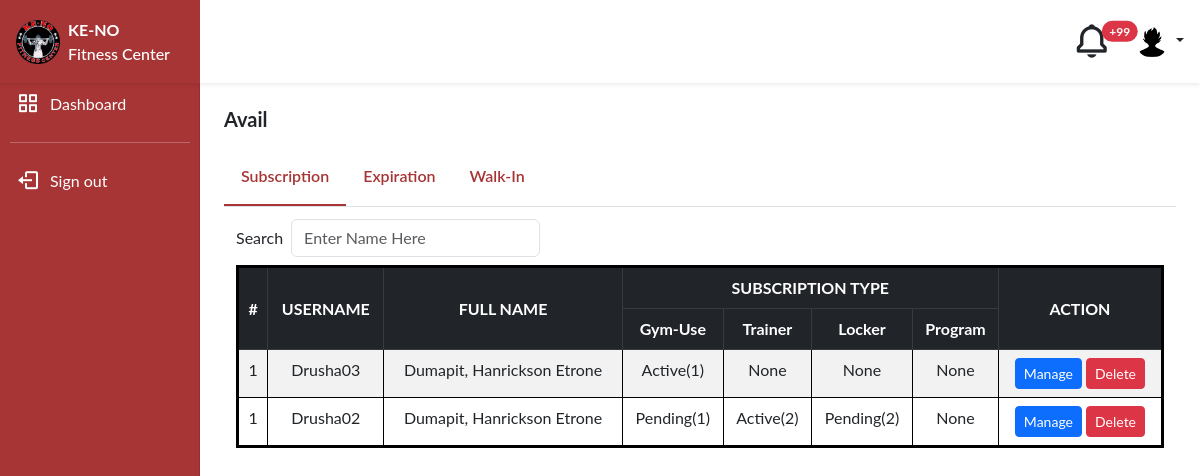
Screenshot of /admin/avail/avail.php (signed in) with the database file from the repository.
### tables this page shows
CREATE TABLE subscriptions(
	subscription_id int primary key auto_increment ,
    subscription_quantity int not null,
    subscription_subscriber_user_id int not null,
    subscription_offer_name VARCHAR(255) not null,	 
    subscription_type_of_subscription_id  int not null ,	
    subscription_duration int not null ,  
    subscription_price float not null,	 
    subscription_total_duration int not null ,  
    subscription_status_id  int not null, 
    subscription_start_date datetime not null,
    subscription_date_created datetime default NOW(),
    subscription_date_updated datetime DEFAULT CURRENT_TIMESTAMP ON UPDATE CURRENT_TIMESTAMP,
    FOREIGN KEY (subscription_subscriber_user_id) REFERENCES users(user_id),
    FOREIGN KEY (subscription_status_id) REFERENCES subscription_status(subscription_status_id),
    FOREIGN KEY (subscription_type_of_subscription_id) REFERENCES type_of_subscriptions(type_of_subscription_id)
    
     
);

CREATE TABLE subscription_status(
	subscription_status_id int primary key auto_increment,
    subscription_status_details varchar(50) unique
);

### classes/subscriptions.class.php (called while the page is built, shortened)
<?php
require_once 'database.php';
class subscriptions
{
    private $db;
    function __construct()
    {
        $this->db = new Database();
    }
    function fetchAllActiveOrPendingSubscriptions($active, $pending, $completed, $deleted, $terminated){
        try{
            $sql = 'SELECT distinct subscription_subscriber_user_id, CONCAT(user_lastname,", ",user_firstname," ",user_middlename) AS user_fullname,user_name, subscription_subscriber_user_id FROM subscriptions
            LEFT OUTER JOIN subscription_status ON subscription_status.subscription_status_id=subscriptions.subscription_status_id
            LEFT OUTER JOIN users ON subscriptions.subscription_subscriber_user_id=users.user_id
            WHERE subscription_status_details = :active OR  subscription_status_details = :pending OR  subscription_status_details = :completed OR  subscription_status_details = :deleted OR  subscription_status_details = :terminated
            ORDER BY user_fullname
            ; ';
            $query=$this->db->connect()->prepare($sql);
            $query->bindParam(':active', $active);
            $query->bindParam(':pending', $pending);
            $query->bindParam(':completed', $completed);
            $query->bindParam(':deleted', $deleted);
            $query->bindParam(':terminated', $terminated);
             if($query->execute()){
                $data =  $query->fetchAll();
                return $data;
             }else{
                return false;
             }
        }catch (PDOException $e){
            return false;
        }
    }
    function fetchAllSubscriptionPerUser_id($active, $pending, $completed, $deleted, $terminated,$user_id){
        try{
            $sql = 'SELECT * FROM subscriptions
            LEFT OUTER JOIN subscription_status ON subscription_status.subscription_status_id=subscriptions.subscription_status_id
            LEFT OUTER JOIN type_of_subscriptions ON type_of_subscriptions.type_of_subscription_id=subscriptions.subscription_type_of_subscription_id
            WHERE subscription_subscriber_user_id = :user_id AND ( subscription_status_details = :active OR  subscription_status_details = :pending OR  subscription_status_details = :completed OR  subscription_status_details = :deleted OR  subscription_status_details = :terminated);
            ; ';
            $query=$this->db->connect()->prepare($sql);
            $query->bindParam(':active', $active);
            $query->bindParam(':pending', $pending);
            $query->bindParam(':completed', $completed);
            $query->bindParam(':deleted', $deleted);
            $query->bindParam(':terminated', $terminated);
            $query->bindParam(':user_id', $user_id);
             if($query->execute()){
                $data =  $query->fetchAll();
                return $data;
             }else{
                return false;
             }
        }catch (PDOException $e){
            return false;
        }
    }
}
?>

### classes/database.php (called while the page is built)
<?php
class Database{
    private $host = 'localhost';
    private $username = 'root';
    private $password = 'Uwat09hanz';
    private $database = 'gms';
    protected $connection;
    function connect(){
        try
			{
				$this->connection = new PDO("mysql:host=$this->host;dbname=$this->database",
											$this->username, $this->password);
			}
			catch (PDOException $e)
			{
				echo "Connection error " . $e->getMessage();
			}
        return $this->connection;
    }
}
?>

### admin/avail/subscription.php (the view, shortened to what this page needs)
<div class="container">
    <div class="row g-2 mb-2 mt-1">
        <div class="form-group col-12 col-lg-4 table-filter-option">
            <label for="keyword">Search</label>
            <input type="text" name="keyword" id="keyword" placeholder="Enter Name Here" class="form-control ms-md-2">
        </div>
        <div class="table-responsive table-1">
            <table id="table-1" class="table table-bordered table-striped " style="width:100%;border: 3px solid black;">
                <thead class="table-dark ">
                    <tr>
                    <th class="text-center align-middle d-none d-sm-table-cell" rowspan="2">#</th>
                    <th class="text-center align-middle" rowspan="2" >USERNAME</th>
                    <th class="text-center align-middle" rowspan="2" >FULL NAME</th>
                    <th class="text-center" colspan="4">SUBSCRIPTION TYPE</th>
                    <th class="text-center align-middle" rowspan="2">ACTION</th>
                    </tr>
                    <tr>
                    <th class="text-center">Gym-Use</th>
                    <th class="text-center">Trainer</th>
                    <th class="text-center">Locker</th>
                    <th class="text-center">Program</th>
                    </tr>
                </thead>
                <tbody>
                    <?php
                        require_once '../../classes/subscriptions.class.php';
                        $subscriptionsObj = new subscriptions();
                        $counter =1;
                        if($list_of_ActiveOrPeding_users = $subscriptionsObj->fetchAllActiveOrPendingSubscriptions('Active','Pending','Completed','','')){
                            foreach ($list_of_ActiveOrPeding_users as $key => $value) {
                                echo '<tr>';
                                echo '<td class="text-center d-none d-sm-table-cell">'.$counter.'</td>';
                                echo '<td class="text-center">'.htmlentities($value['user_name']).'</td>';
                                echo '<td class="text-center">'.htmlentities($value['user_fullname']).'</td>';
                                $gym_sub = false;
                                $locker_sub =false;
                                $trainer_sub = false;
                                $program_sub = false;
                                if($user_subscription_data = $subscriptionsObj->fetchAllSubscriptionPerUser_id('Active','Pending','Completed','','',$value['subscription_subscriber_user_id'])){
                                    foreach ($user_subscription_data as $key => $user_subscription_data_value) {
                                        if($user_subscription_data_value['type_of_subscription_details'] =='Gym Subscription'){
                                            $gym_sub = $user_subscription_data_value['subscription_status_details'].'('.$user_subscription_data_value['subscription_quantity'].')';
                                        }elseif($user_subscription_data_value['type_of_subscription_details'] =='Locker Subscription'){
                                            $locker_sub = $user_subscription_data_value['subscription_status_details'].'('.$user_subscription_data_value['subscription_quantity'].')';
                                        }elseif($user_subscription_data_value['type_of_subscription_details'] =='Trainer Subscription'){
                                            $trainer_sub = $user_subscription_data_value['subscription_status_details'].'('.$user_subscription_data_value['subscription_quantity'].')';
                                        }elseif($user_subscription_data_value['type_of_subscription_details'] =='Program Subscription'){
                                            $program_sub = $user_subscription_data_value['subscription_status_details'].'('.$user_subscription_data_value['subscription_quantity'].')';
                                        }
                                    }
                                }
                                if(($gym_sub)){
                                    echo '<td class="text-center">'.htmlentities($gym_sub).'</td>';
                                }else{
                                    echo '<td class="text-center">None</td>';
                                }
                                if(($trainer_sub)){
                                    echo '<td class="text-center">'.htmlentities($trainer_sub).'</td>';
                                }else{
                                    echo '<td class="text-center">None</td>';
                                }
                                if(($locker_sub)){
                                    echo '<td class="text-center">'.htmlentities($locker_sub).'</td>';
                                }else{
                                    echo '<td class="text-center">None</td>';
                                }
                                if(($program_sub)){
                                    echo '<td class="text-center">'.htmlentities($program_sub).'</td>';
                                }else{
                                    echo '<td class="text-center">None</td>';
                                }
                                echo ' <td class="text-center"><a href="activate.php?user_id='.($value['subscription_subscriber_user_id']).'" class="btn btn-primary btn-sm" role="button">Manage</a>  <button class="btn btn-danger btn-sm" data-bs-toggle="modal" data-bs-target="#exampleModal">Delete</button></td>';
                                echo '</tr>';
                            }
                        }
                    ?>
                </tbody>
            </table>
        </div>
    </div>
</div>

### css/admin.css (style rules this page uses)
*, body { font-family: 'Lato', sans-serif; font-size: 16px; }
.table-filter-option { display: flex; flex-direction: column; flex-wrap: nowrap; align-items: flex-start; }
@media (min-width: 768px) { .table-filter-option { flex-direction: row; align-items: center; } }

### rows the page displays
subscriptions: gym_sub "Active(1)"
subscription_status: subscription_status_details.subscription_quantity "Pending(1)", subscription_status_details.subscription_quantity "Pending(2)"
subscription_status: subscription_status_details.subscription_quantity "Active(2)"

### other values shown
$value['user_name'] "Drusha03"
$value['user_fullname'] "Dumapit, Hanrickson Etrone"
$value['user_name'] "Drusha02"
